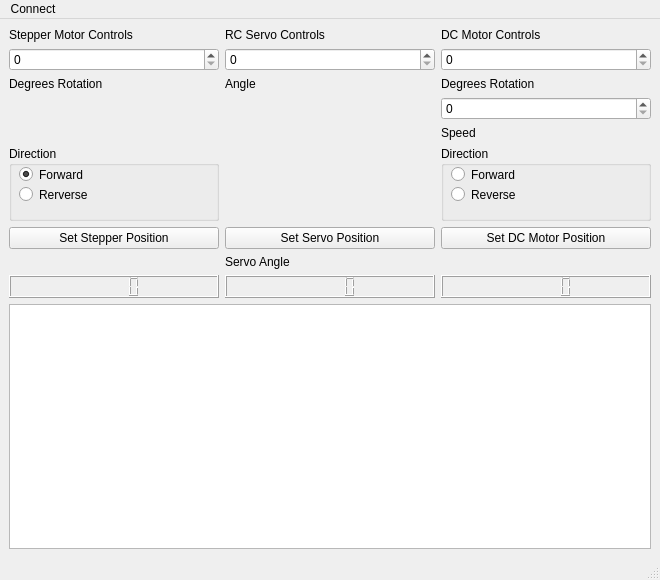
<?xml version="1.0" encoding="UTF-8"?>
<ui version="4.0">
 <class>MainWindow</class>
 <widget class="QMainWindow" name="MainWindow">
  <property name="geometry">
   <rect>
    <x>0</x>
    <y>0</y>
    <width>660</width>
    <height>580</height>
   </rect>
  </property>
  <property name="windowTitle">
   <string>Motor Lab Controls</string>
  </property>
  <widget class="QWidget" name="centralwidget">
   <layout class="QGridLayout" name="gridLayout">
    <item row="7" column="2">
     <widget class="QGroupBox" name="dcmotor_directions">
      <property name="title">
       <string>Direction</string>
      </property>
      <widget class="QRadioButton" name="dcmotor_forward">
       <property name="geometry">
        <rect>
         <x>10</x>
         <y>20</y>
         <width>82</width>
         <height>17</height>
        </rect>
       </property>
       <property name="text">
        <string>Forward</string>
       </property>
      </widget>
      <widget class="QRadioButton" name="dcmotor_reverse">
       <property name="geometry">
        <rect>
         <x>10</x>
         <y>40</y>
         <width>82</width>
         <height>17</height>
        </rect>
       </property>
       <property name="text">
        <string>Reverse</string>
       </property>
      </widget>
     </widget>
    </item>
    <item row="7" column="0">
     <widget class="QGroupBox" name="stepper_directions">
      <property name="minimumSize">
       <size>
        <width>100</width>
        <height>75</height>
       </size>
      </property>
      <property name="title">
       <string>Direction</string>
      </property>
      <widget class="QRadioButton" name="stepper_forward">
       <property name="geometry">
        <rect>
         <x>10</x>
         <y>20</y>
         <width>82</width>
         <height>17</height>
        </rect>
       </property>
       <property name="text">
        <string>Forward</string>
       </property>
       <property name="checked">
        <bool>true</bool>
       </property>
      </widget>
      <widget class="QRadioButton" name="stepper_reverse">
       <property name="geometry">
        <rect>
         <x>10</x>
         <y>40</y>
         <width>82</width>
         <height>17</height>
        </rect>
       </property>
       <property name="text">
        <string>Rerverse</string>
       </property>
      </widget>
     </widget>
    </item>
    <item row="4" column="1" alignment="Qt::AlignTop">
     <widget class="QLabel" name="rcservo_angle_label">
      <property name="text">
       <string>Angle</string>
      </property>
     </widget>
    </item>
    <item row="8" column="1">
     <widget class="QPushButton" name="rcservo_position_button">
      <property name="text">
       <string>Set Servo Position</string>
      </property>
     </widget>
    </item>
    <item row="10" column="2">
     <widget class="QLCDNumber" name="lcdNumber_3"/>
    </item>
    <item row="0" column="1">
     <widget class="QLabel" name="rcservo_controls_label">
      <property name="text">
       <string>RC Servo Controls</string>
      </property>
     </widget>
    </item>
    <item row="0" column="2">
     <widget class="QLabel" name="dcmotor_controls_label">
      <property name="text">
       <string>DC Motor Controls</string>
      </property>
     </widget>
    </item>
    <item row="3" column="1">
     <widget class="QSpinBox" name="rcservo_degrees_spin"/>
    </item>
    <item row="3" column="2">
     <widget class="QSpinBox" name="dcmotor_degrees_spin"/>
    </item>
    <item row="5" column="2">
     <widget class="QSpinBox" name="spinBox"/>
    </item>
    <item row="9" column="1" alignment="Qt::AlignBottom">
     <widget class="QLabel" name="label_2">
      <property name="text">
       <string>Servo Angle</string>
      </property>
     </widget>
    </item>
    <item row="4" column="2" alignment="Qt::AlignTop">
     <widget class="QLabel" name="dcmotor_degrees_label">
      <property name="text">
       <string>Degrees Rotation</string>
      </property>
     </widget>
    </item>
    <item row="10" column="0">
     <widget class="QLCDNumber" name="lcdNumber"/>
    </item>
    <item row="10" column="1">
     <widget class="QLCDNumber" name="lcdNumber_2"/>
    </item>
    <item row="8" column="0">
     <widget class="QPushButton" name="stepper_position_button">
      <property name="text">
       <string>Set Stepper Position</string>
      </property>
     </widget>
    </item>
    <item row="4" column="0" alignment="Qt::AlignTop">
     <widget class="QLabel" name="stepper_degrees_label">
      <property name="text">
       <string>Degrees Rotation</string>
      </property>
     </widget>
    </item>
    <item row="0" column="0">
     <widget class="QLabel" name="stepper_controls_label">
      <property name="text">
       <string>Stepper Motor Controls</string>
      </property>
     </widget>
    </item>
    <item row="3" column="0">
     <widget class="QSpinBox" name="stepper_degrees_spin">
      <property name="maximum">
       <number>9999</number>
      </property>
     </widget>
    </item>
    <item row="8" column="2">
     <widget class="QPushButton" name="dcmotor_position_button">
      <property name="text">
       <string>Set DC Motor Position</string>
      </property>
     </widget>
    </item>
    <item row="6" column="2" alignment="Qt::AlignTop">
     <widget class="QLabel" name="label_3">
      <property name="text">
       <string>Speed</string>
      </property>
     </widget>
    </item>
    <item row="11" column="0" colspan="3">
     <widget class="QPlainTextEdit" name="plainTextEdit"/>
    </item>
   </layout>
  </widget>
  <widget class="QMenuBar" name="menubar">
   <property name="enabled">
    <bool>true</bool>
   </property>
   <property name="geometry">
    <rect>
     <x>0</x>
     <y>0</y>
     <width>660</width>
     <height>21</height>
    </rect>
   </property>
   <widget class="QMenu" name="menuConnect">
    <property name="title">
     <string>Connect</string>
    </property>
    <addaction name="actionConfigure_Serial_Port"/>
   </widget>
   <addaction name="menuConnect"/>
  </widget>
  <widget class="QStatusBar" name="statusbar"/>
  <action name="actionConfigure_Serial_Port">
   <property name="text">
    <string>Configure Serial Port</string>
   </property>
  </action>
 </widget>
 <resources/>
 <connections/>
</ui>
